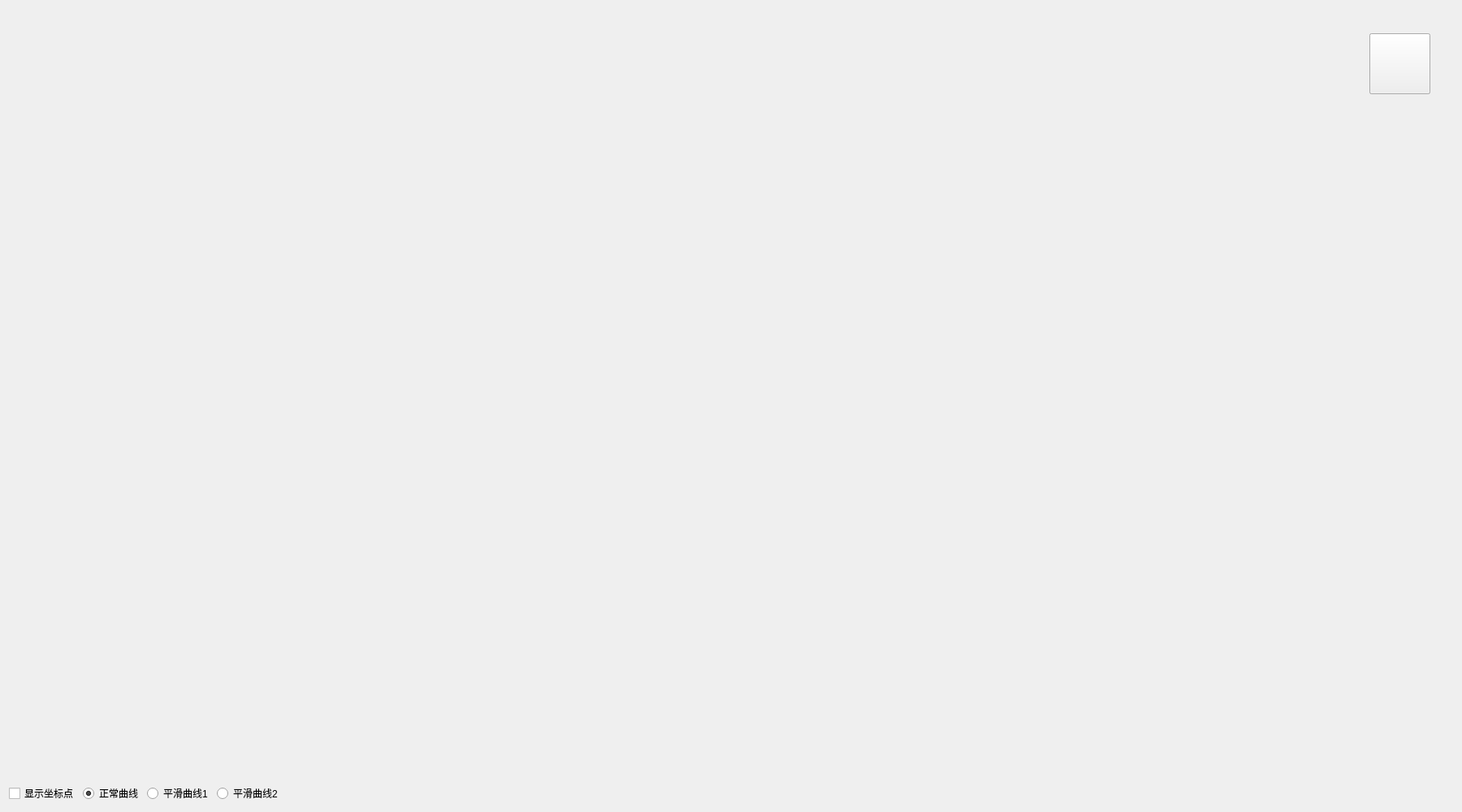
<?xml version="1.0" encoding="UTF-8"?>
<ui version="4.0">
 <class>frmSmoothCurve</class>
 <widget class="QWidget" name="frmSmoothCurve">
  <property name="geometry">
   <rect>
    <x>0</x>
    <y>0</y>
    <width>1800</width>
    <height>1000</height>
   </rect>
  </property>
  <property name="windowTitle">
   <string>Widget</string>
  </property>
  <layout class="QGridLayout" name="gridLayout">
   <item row="0" column="5">
    <spacer name="verticalSpacer">
     <property name="orientation">
      <enum>Qt::Vertical</enum>
     </property>
     <property name="sizeHint" stdset="0">
      <size>
       <width>20</width>
       <height>473</height>
      </size>
     </property>
    </spacer>
   </item>
   <item row="1" column="2">
    <widget class="QRadioButton" name="rbtnPathSmooth1">
     <property name="text">
      <string>平滑曲线1</string>
     </property>
    </widget>
   </item>
   <item row="1" column="3">
    <widget class="QRadioButton" name="rbtnPathSmooth2">
     <property name="text">
      <string>平滑曲线2</string>
     </property>
    </widget>
   </item>
   <item row="1" column="0">
    <widget class="QCheckBox" name="ckShowPoint">
     <property name="text">
      <string>显示坐标点</string>
     </property>
    </widget>
   </item>
   <item row="1" column="4">
    <spacer name="horizontalSpacer">
     <property name="orientation">
      <enum>Qt::Horizontal</enum>
     </property>
     <property name="sizeHint" stdset="0">
      <size>
       <width>549</width>
       <height>20</height>
      </size>
     </property>
    </spacer>
   </item>
   <item row="1" column="1">
    <widget class="QRadioButton" name="rbtnPathNormal">
     <property name="text">
      <string>正常曲线</string>
     </property>
     <property name="checked">
      <bool>true</bool>
     </property>
    </widget>
   </item>
   <item row="0" column="0" colspan="5">
    <widget class="QWidget" name="widget" native="true">
     <widget class="QWidget" name="widget_2" native="true">
      <property name="geometry">
       <rect>
        <x>290</x>
        <y>210</y>
        <width>120</width>
        <height>80</height>
       </rect>
      </property>
     </widget>
     <widget class="QPushButton" name="play_music">
      <property name="geometry">
       <rect>
        <x>1675</x>
        <y>30</y>
        <width>75</width>
        <height>75</height>
       </rect>
      </property>
      <property name="styleSheet">
       <string notr="true">border-image: url(:/逻辑图标/逻辑小图标/音乐.png);</string>
      </property>
      <property name="text">
       <string/>
      </property>
     </widget>
     <widget class="QPushButton" name="stop_music">
      <property name="geometry">
       <rect>
        <x>1675</x>
        <y>30</y>
        <width>75</width>
        <height>75</height>
       </rect>
      </property>
      <property name="styleSheet">
       <string notr="true">border-image: url(:/逻辑图标/逻辑小图标/暂停音乐.png);</string>
      </property>
      <property name="text">
       <string/>
      </property>
     </widget>
    </widget>
   </item>
  </layout>
 </widget>
 <layoutdefault spacing="6" margin="11"/>
 <resources/>
 <connections/>
</ui>
